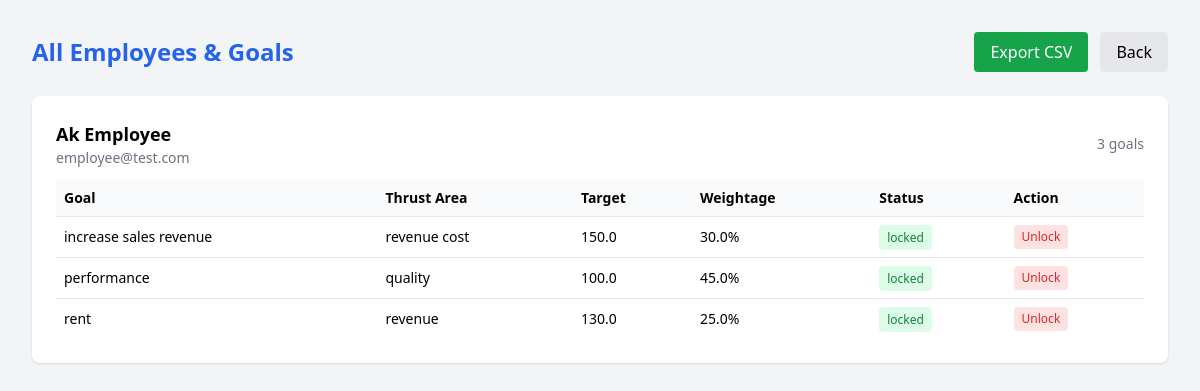
/admin/employees (signed in), run on an earlier commit of the app's database.
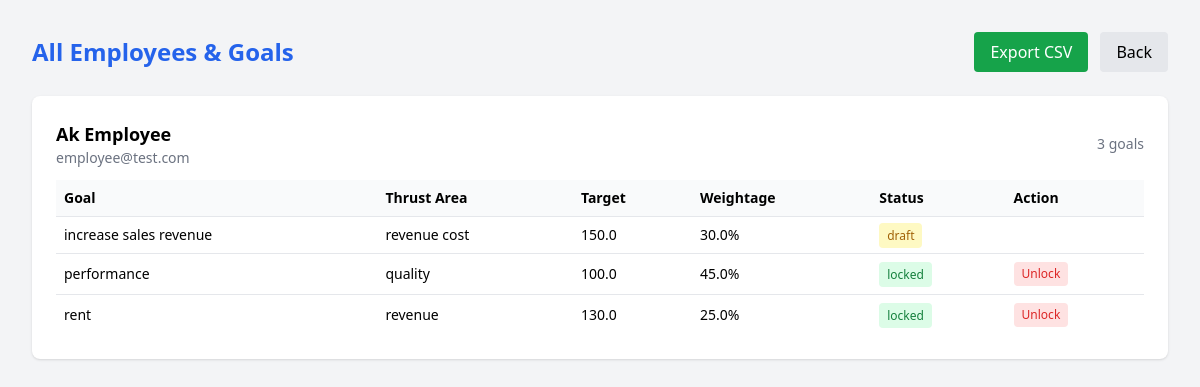
And on a later commit of the database.
### app/models.py (models this page shows)
class Goal(Base):
    __tablename__ = "goals"
    id = Column(Integer, primary_key=True, index=True)
    employee_id = Column(Integer, ForeignKey("users.id"), nullable=False)
    title = Column(String, nullable=False)
    thrust_area = Column(String, nullable=False)
    uom_type = Column(String, nullable=False)  # min / max / zero / timeline
    target = Column(Float, nullable=False)
    weightage = Column(Float, nullable=False)
    status = Column(String, default="draft")  # draft / submitted / approved / locked
    is_shared = Column(Boolean, default=False)
    parent_goal_id = Column(Integer, ForeignKey("goals.id"), nullable=True)
    created_at = Column(DateTime, default=datetime.utcnow)
    employee = relationship("User", back_populates="goals")
    achievements = relationship("Achievement", back_populates="goal")
    audit_logs = relationship("AuditLog", back_populates="goal")

### app/routes/admin.py (the view)
@router.get("/employees")
def all_employees(request: Request, user=Depends(require_admin), db: Session = Depends(get_db)):
    employees = db.query(User).filter(User.role == "employee").all()
    employee_data = []
    for emp in employees:
        goals = db.query(Goal).filter(Goal.employee_id == emp.id).all()
        employee_data.append({"employee": emp, "goals": goals})
    return templates.TemplateResponse(request, "admin/employees.html", {
        "user": user,
        "employee_data": employee_data
    })

### app/templates/admin/employees.html (shortened to what this page needs)
<!DOCTYPE html>
<html>
<head>
    <script src="https://cdn.tailwindcss.com"></script>
</head>
<body class="bg-gray-100 p-8">
<div class="max-w-6xl mx-auto">
    <div class="flex justify-between items-center mb-6">
        <h1 class="text-2xl font-bold text-blue-600">All Employees & Goals</h1>
        <div class="flex gap-3">
            <a href="/admin/export" class="bg-green-600 text-white px-4 py-2 rounded hover:bg-green-700">Export CSV</a>
            <a href="/admin/dashboard" class="bg-gray-200 px-4 py-2 rounded">Back</a>
        </div>
    </div>
    {% for item in employee_data %}
    <div class="bg-white rounded-lg shadow p-6 mb-4">
        <div class="flex justify-between items-center mb-3">
            <div>
                <h2 class="font-semibold text-lg">{{ item.employee.name }}</h2>
                <p class="text-sm text-gray-500">{{ item.employee.email }}</p>
            </div>
            <span class="text-sm text-gray-500">{{ item.goals|length }} goals</span>
        </div>
        {% if item.goals %}
        <table class="w-full text-sm">
            <thead>
                <tr class="bg-gray-50">
                    <th class="p-2 text-left">Goal</th>
                    <th class="p-2 text-left">Thrust Area</th>
                    <th class="p-2 text-left">Target</th>
                    <th class="p-2 text-left">Weightage</th>
                    <th class="p-2 text-left">Status</th>
                    <th class="p-2 text-left">Action</th>
                </tr>
            </thead>
            <tbody>
                {% for goal in item.goals %}
                <tr class="border-t">
                    <td class="p-2">{{ goal.title }}</td>
                    <td class="p-2">{{ goal.thrust_area }}</td>
                    <td class="p-2">{{ goal.target }}</td>
                    <td class="p-2">{{ goal.weightage }}%</td>
                    <td class="p-2">
                        <span class="px-2 py-1 rounded text-xs font-medium
                            {% if goal.status == 'draft' %}bg-yellow-100 text-yellow-700
                            {% elif goal.status == 'submitted' %}bg-blue-100 text-blue-700
                            {% elif goal.status == 'locked' %}bg-green-100 text-green-700
                            {% endif %}">
                            {{ goal.status }}
                        </span>
                    </td>
                    <td class="p-2">
                        {% if goal.status == 'locked' %}
                        <form method="POST" action="/admin/unlock/{{ goal.id }}">
                            <button type="submit"
                                class="text-xs bg-red-100 text-red-600 px-2 py-1 rounded hover:bg-red-200">
                                Unlock
                            </button>
                        </form>
                        {% endif %}
                    </td>
                </tr>
                {% endfor %}
            </tbody>
        </table>
        {% else %}
        <p class="text-gray-400 text-sm">No goals created yet.</p>
        {% endif %}
    </div>
    {% endfor %}
</div>
</body>
</html>

What changed in the data, as far as the page shows it:
changed Goal "increase sales revenue": status "locked" → "draft"
Also different on the page:
list line gone: "Unlock"
